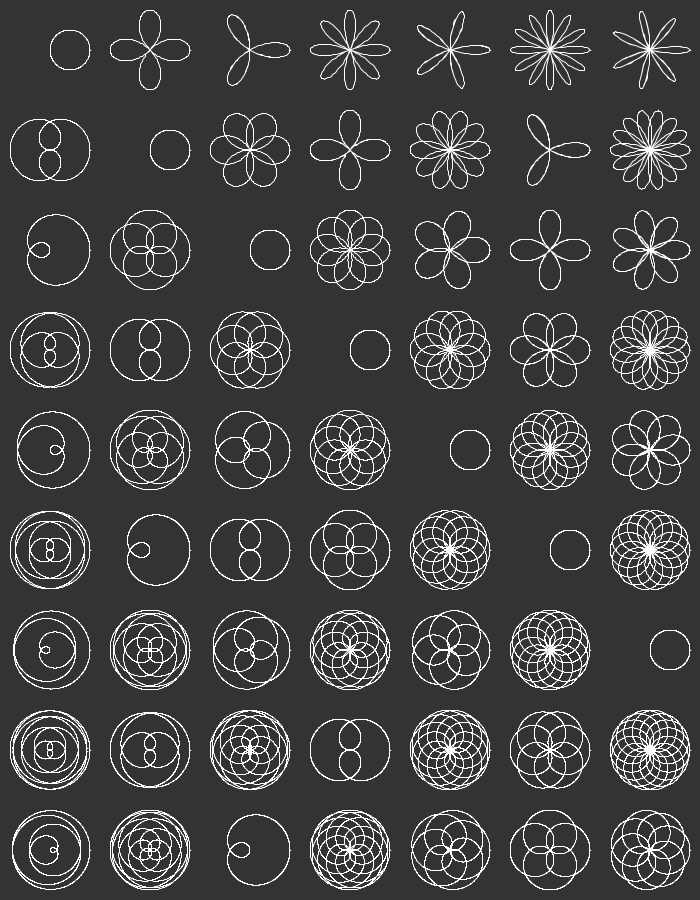
Frame 1 (no input)
Frame 60 (the mouse pressed at the canvas centre just before this capture): identical to frame 1, image omitted
Frame 120 (the mouse held since frame 60 and released just before this capture): identical to frame 1, image omitted

The Processing sketch that drew this single still picture (run headless with seeded random() and noise(); from frame 60 on, the mouse is pressed at the canvas centre):

// Processing sketch: rose
// ── rose.pde
float square_size = 100;
float radius = 40;
int num_n = 7;
int num_d = 9;

void rose(float n, float d) {
  float k = (n / d);
  
  float cx = ((square_size * (n - 1)) + (square_size / 2));
  float cy = ((square_size * (d - 1)) + (square_size / 2));
  
  pushMatrix();
  
  translate(cx, cy);
  
  beginShape();
  stroke(255);
  strokeWeight(1);
  noFill();
  
  float r, x, y;
  
  for (float a = 0; a < TWO_PI * d; a += 0.02) {
    //r = 100;
    r = radius * cos(k * a);
    x = (r * cos(a));
    y = (r * sin(a));

    vertex(x, y);
    //point(x,y);
  }
  
  endShape(CLOSE);
  popMatrix();
}

void setup() {
  size(700, 900);
}

void draw() {
  background(51);
  
  for(float d = 1.0; d <= num_d; d += 1) {
    for(float n = 1.0; n <= num_n; n += 1) {
      rose(n, d);
    }
  }
  
  if(frameCount == 50) { save("preview.png"); }
}
